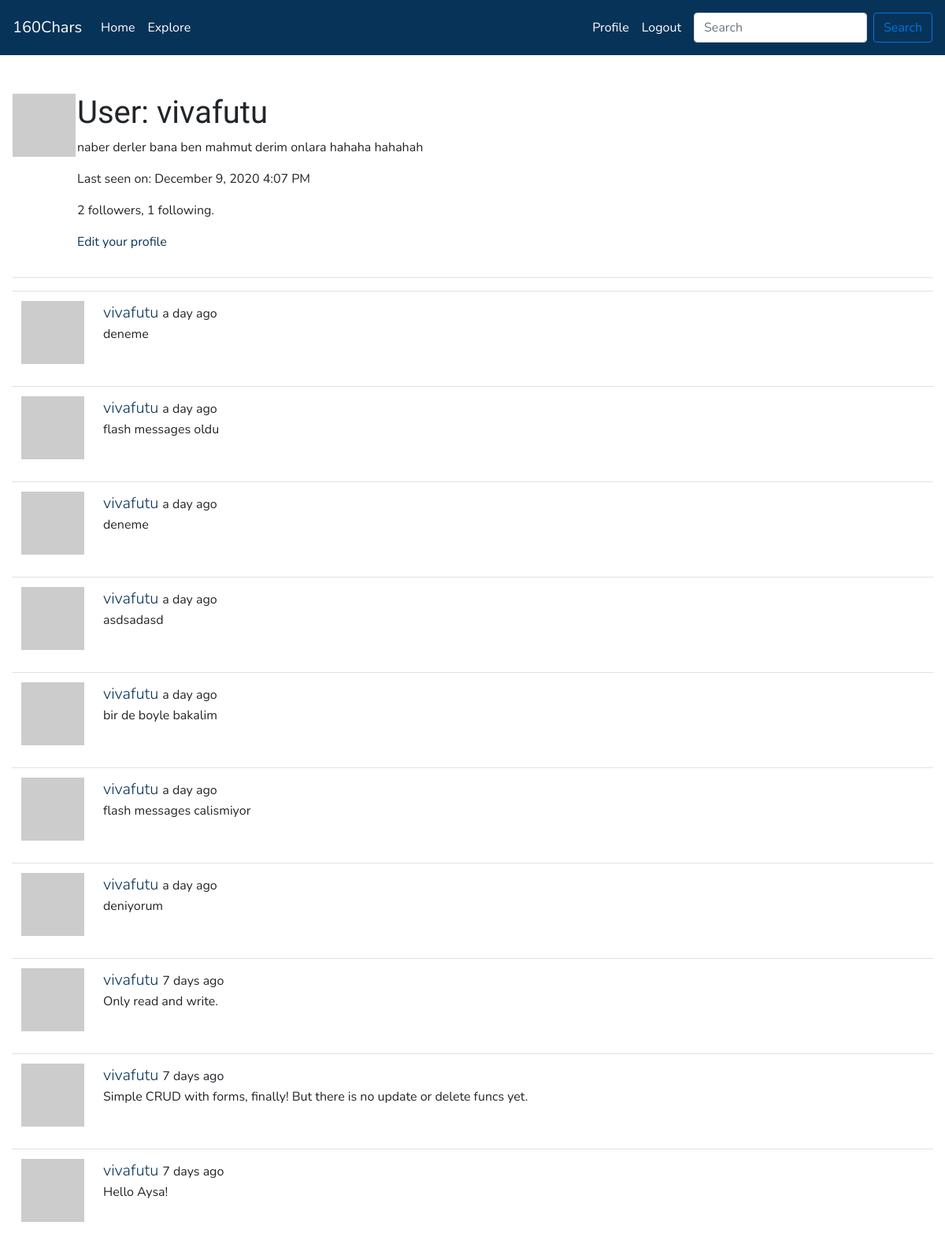
The app's page /user/vivafutu (signed in), older data.
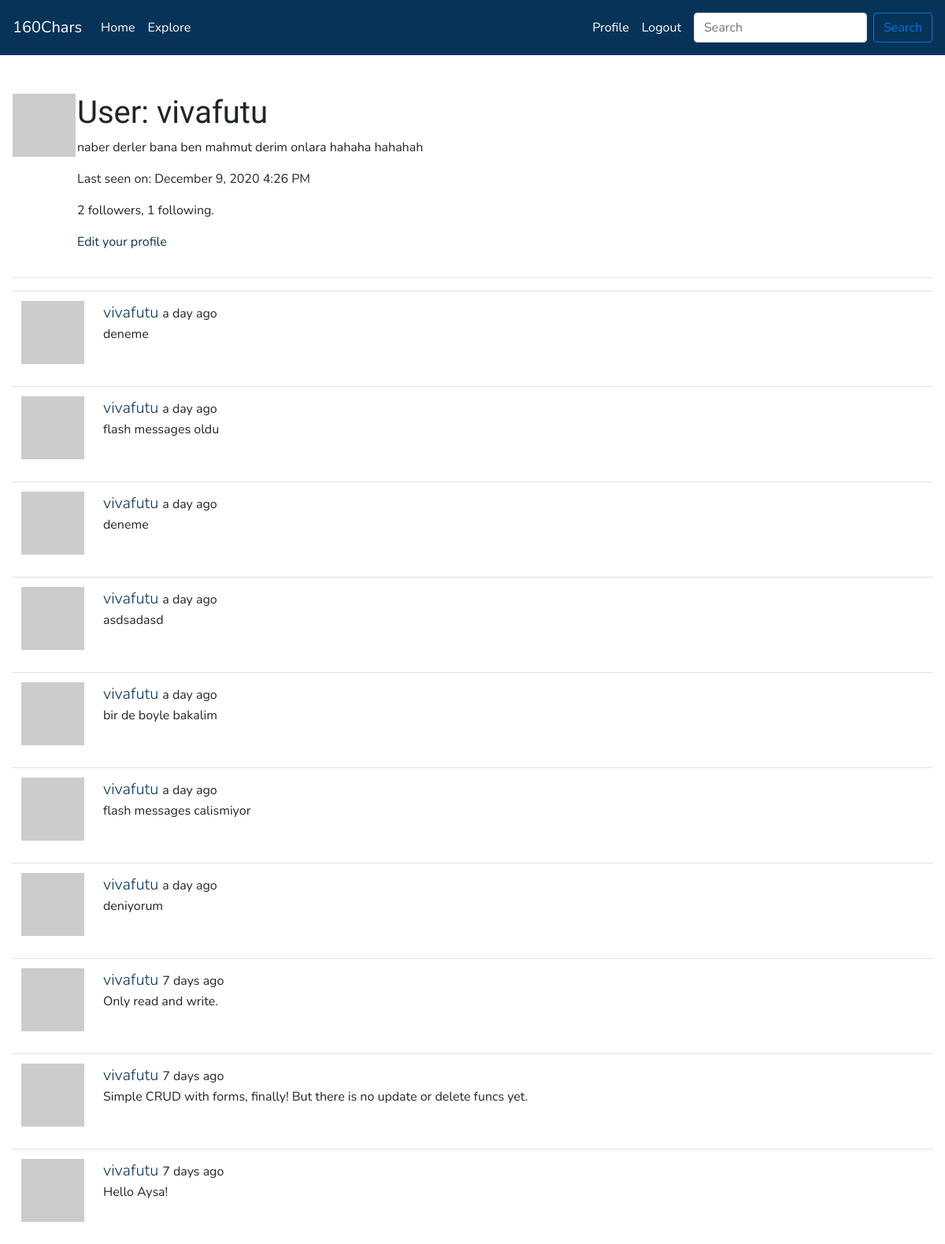
The same page, newer data.
### app/models.py (models this page shows, shortened)
class User(UserMixin, db.Model):
    id = db.Column(db.Integer, primary_key=True)
    username = db.Column(db.String(64), index=True, unique=True)
    email = db.Column(db.String(120), index=True, unique=True)
    password_hash = db.Column(db.String(128))
    posts = db.relationship('Post', backref='author', lazy='dynamic')
    about_me = db.Column(db.String(160))
    last_seen = db.Column(db.DateTime, default=datetime.utcnow)
    followed = db.relationship(
        'User', secondary=followers,
        primaryjoin=(followers.c.follower_id == id),
        secondaryjoin=(followers.c.followed_id == id),
        backref=db.backref('followers', lazy='dynamic'), lazy='dynamic')
    def avatar(self, size):
        digest = md5(self.email.lower().encode('utf-8')).hexdigest()
        return 'https://www.gravatar.com/avatar/{}?d=identicon&s={}'.format(
            digest, size)

class Post(db.Model):
    id = db.Column(db.Integer, primary_key=True)
    body = db.Column(db.String(160))
    timestamp = db.Column(db.DateTime, index=True, default=datetime.utcnow)
    user_id = db.Column(db.Integer, db.ForeignKey('user.id'))

### app/routes.py (the view)
@app.route('/user/<username>')
@login_required
def user(username):
    user = User.query.filter_by(username=username).first_or_404()
    page = request.args.get('page', 1, type=int)
    posts = user.posts.order_by(Post.timestamp.desc()).paginate(
        page, app.config['POSTS_PER_PAGE'], False)
    next_url = url_for('user', username=user.username, page=posts.next_num) \
        if posts.has_next else None
    prev_url = url_for('user', username=user.username, page=posts.prev_num) \
        if posts.has_prev else None
    form = EmptyForm()
    return render_template ('user.html', user=user, posts=posts.items, form=form,
                            next_url=next_url, prev_url=prev_url)

### app/forms.py
class EmptyForm(FlaskForm):
    submit = SubmitField('Submit')

### app/models.py (called while the page is built)
@login.user_loader
def load_user(id):
    return User.query.get(int(id))

### app/routes.py (called while the page is built)
@app.before_request
def before_request():
    if current_user.is_authenticated:
        current_user.last_seen = datetime.utcnow()
        db.session.commit()

### app/templates/user.html (shortened to what this page needs)
{% extends 'base.html' %}
{% block content %}
<table>
    <tr valign="top">
        <td><img src="{{ user.avatar(128) }}"</td>
        <td>
            <h1>User: {{user.username}} </h1>
            {% if user.about_me %}<p>{{ user.about_me }}</p> {% endif %}
            {% if user.last_seen %}<p> Last seen on: {{ moment(user.last_seen).format('LLL') }}</p>{% endif %}
            <p>{{ user.followers.count() }} followers, {{ user.followed.count() }} following.</p>
            {% if user == current_user %}
            <p><a href="{{ url_for('edit_profile') }}">Edit your profile</a></p>
            {% endif %}
        </td>
    </tr>
</table>
    <hr>
    {% for post in posts %}
        {% include '_post.html' %}
    {% endfor %}
{% endblock %}

### app/templates/base.html (shortened to what this page needs)
{% from 'bootstrap/utils.html' import render_messages, render_static %}
<!doctype html>
<html lang="en">
    <head>
        {% block head %}
        {% block styles %}
            {{ bootstrap.load_css() }}
            {{ render_static('css', 'theme.css', local=True) }}
        {% endblock %}
        {% endblock %}
    </head>
<body>
    {% block navbar %}
    <nav class="navbar navbar-expand-lg navbar-dark bg-primary" id="navbar1">
        <a class="navbar-brand" href="{{ url_for('index') }}">160Chars</a>
            <div class="collapse navbar-collapse" id="navbarSupportedContent">
                <ul class="navbar-nav mr-auto">
                    <li class="nav-item active">
                        <a class="nav-link" href="{{ url_for('index') }}">Home</a>
                    </li>
                    <li class="nav-item active">
                        <a class="nav-link" href="{{ url_for('explore') }}">Explore</a>
                    </li>
                </ul>
                <ul class="navbar-nav mr-sm-2">
                {% if current_user.is_anonymous %}
                    <li class="nav-item active">
                        <a class="nav-link" href="{{ url_for('login') }}">Login</a>
                    </li>
                    <li class="nav-item active">
                        <a class="nav-link" href="{{ url_for('register') }}">Register</a>
                    </li>
                {% else %}
                    <li class="nav-item active">
                        <a class="nav-link" href="{{ url_for('user', username=current_user.username) }}">Profile</a>
                    </li>
                    <li class="nav-item active">
                        <a class="nav-link" href="{{ url_for('logout') }}">Logout</a>
                    </li>
                {% endif %}
                </ul>
                <form class="form-inline my-2 my-lg-2">
                    <input class="form-control mr-sm-2" type="search" placeholder="Search" aria-label="Search">
                    <button class="btn btn-outline-success my-2 my-sm-0" type="submit">Search</button>
                </form>
            </div>
    </nav>
{% endblock %}
    <main class="container-fluid pt-5">
        {% block content %}{% endblock %}
    </main>
    </body>
</html>

### app/templates/_post.html
<table class="table table-hover">
    <tr>
        <td width="70px">
            <a href="{{ url_for('user', username=post.author.username) }}">
                <img src="{{ post.author.avatar(70) }}" />
            </a>
        </td>
        <td>
            <a class="lead" href="{{ url_for('user', username=post.author.username) }}">
                {{ post.author.username }}
            </a>
            {{ moment(post.timestamp).fromNow() }}
            <p>{{ post.body }}</p>
        </td>
    </tr>
</table>

Row changes from the older to the newer data that the page shows:
changed User "vivafutu": last_seen "December 9, 2020 4:07 PM" → "December 9, 2020 4:26 PM"
